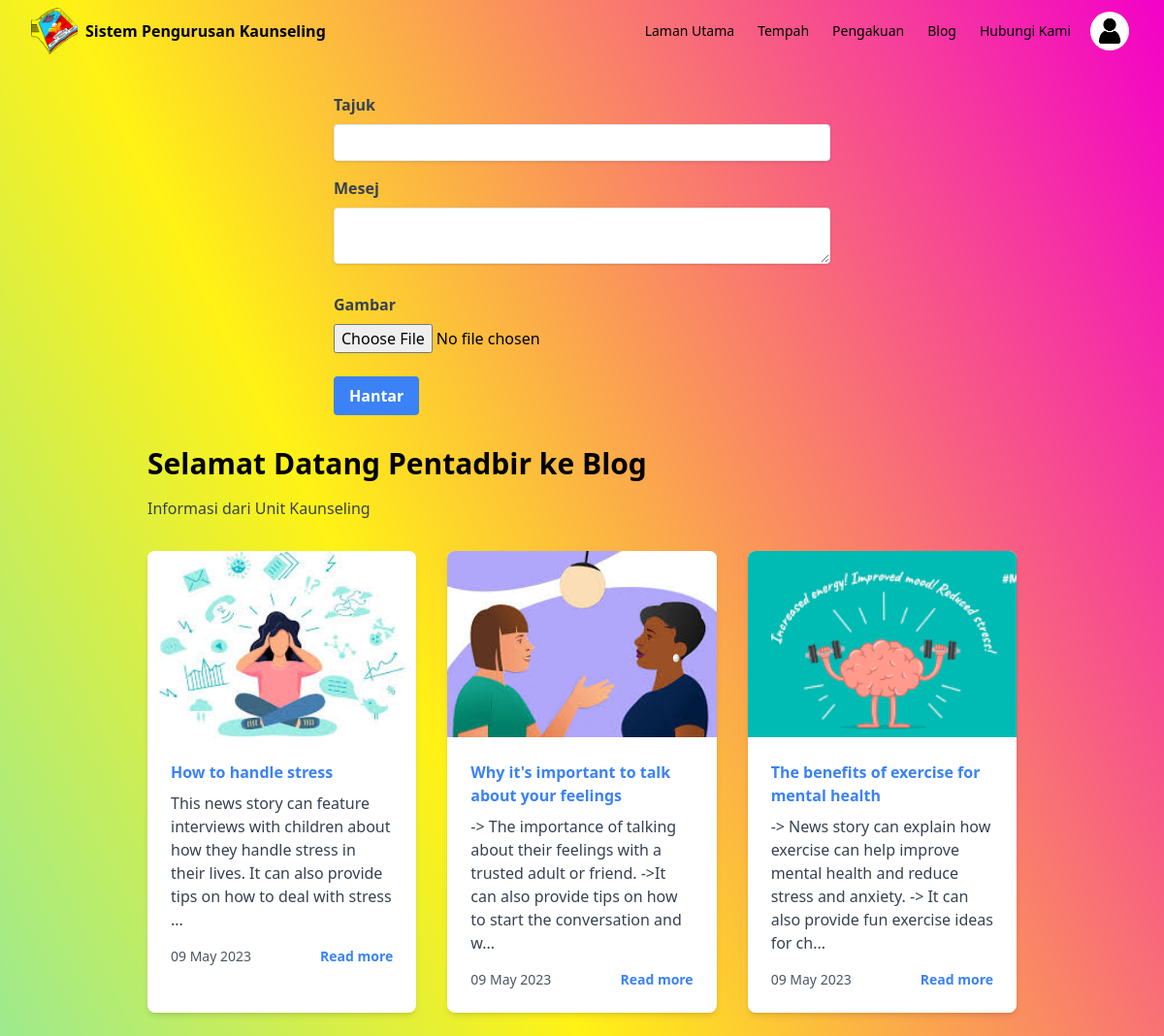
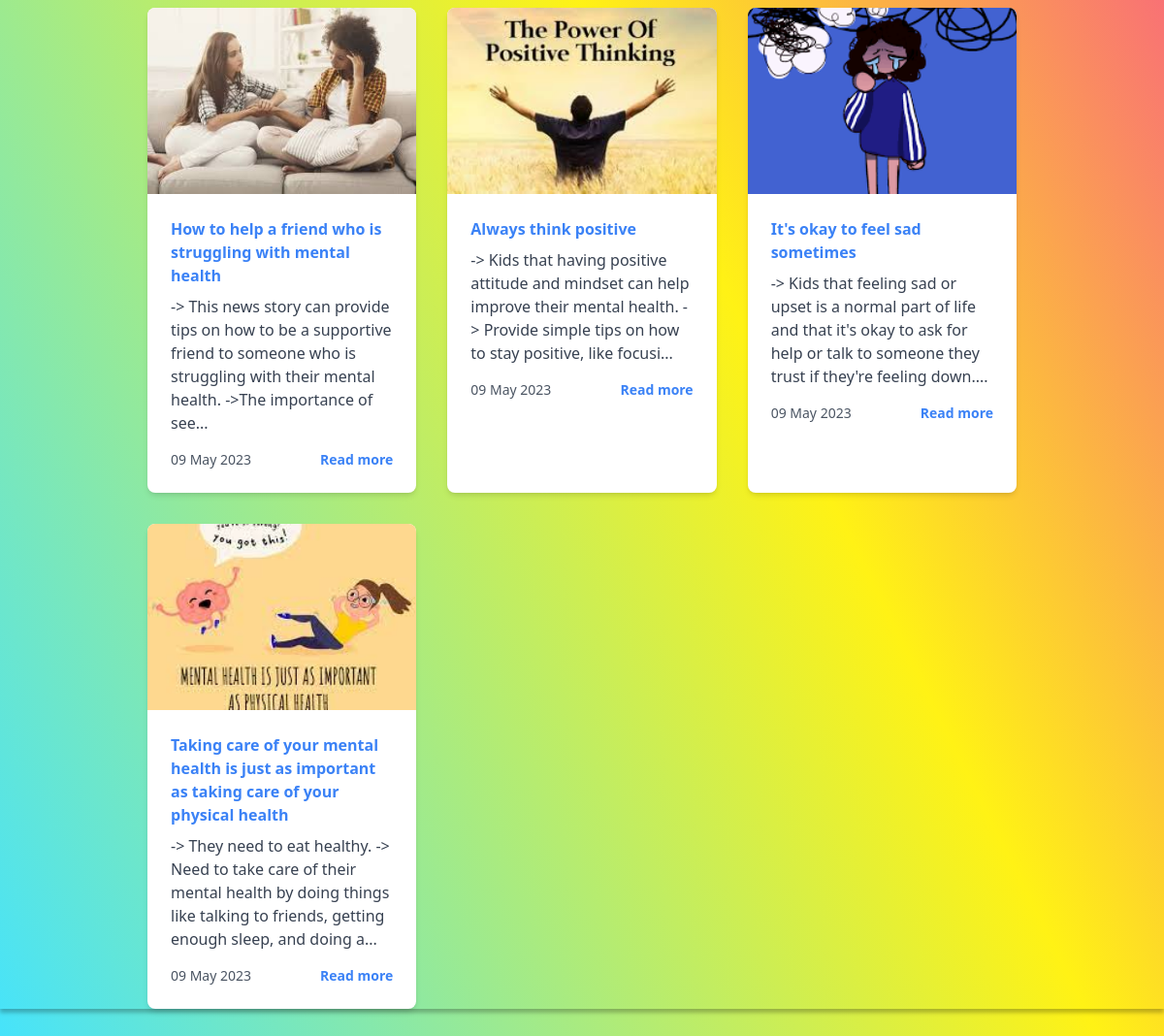
The app's page /adm_blog.php with its own data (2 pictures, top to bottom).
### tables this page shows
CREATE TABLE `blog_posts` (
  `id` int UNSIGNED NOT NULL,
  `post_title` varchar(255) NOT NULL,
  `post_content` longtext NOT NULL,
  `date_published` datetime DEFAULT CURRENT_TIMESTAMP,
  `post_image` varchar(255) NOT NULL
);

### adm_blog.php (the view, shortened to what this page needs)
<?php
include('Components/header.php');
include('Components/navbar.php');
$query2 = "SELECT * FROM blog_posts ORDER BY date_published";
$result2 = mysqli_query($connection, $query2);
?>
<form method="post" enctype="multipart/form-data" class="my-8 mx-auto max-w-lg">
    <div class="mb-4">
        <label for="post_title" class="block text-gray-700 font-bold mb-2">Tajuk</label>
        <input type="text" id="post_title" name="post_title" class="shadow appearance-none border rounded w-full py-2 px-3 text-gray-700 leading-tight focus:outline-none focus:shadow-outline">
    </div>
    <div class="mb-6">
        <label for="post_content" class="block text-gray-700 font-bold mb-2">Mesej</label>
        <textarea id="post_content" name="post_content" class="shadow appearance-none border rounded w-full py-2 px-3 text-gray-700 leading-tight focus:outline-none focus:shadow-outline"></textarea>
    </div>
    <div class="mb-6">
        <label for="post_image" class="block text-gray-700 font-bold mb-2">Gambar</label>
        <input type="file" id="post_image" name="post_image" accept="image/*">
    </div>
    <button type="submit" class="bg-blue-500 hover:bg-blue-700 text-white font-bold py-2 px-4 rounded focus:outline-none focus:shadow-outline">
        Hantar
    </button>
</form>
<div class="my-8 mx-auto max-w-4xl">
    <div>
        <h2 class="text-3xl font-bold mb-4">Selamat Datang Pentadbir ke Blog</h2>
        <p class="text-gray-700">Informasi dari Unit Kaunseling</p>
    </div>
    <div class="grid grid-cols-1 md:grid-cols-2 lg:grid-cols-3 gap-8 mt-8">
        <?php while ($row2 = mysqli_fetch_assoc($result2)) { ?>
            <div class="bg-white rounded-lg shadow-md overflow-hidden">
                <a href="#" class="block">
                    <img class="h-48 w-full object-cover object-center" src="uploads/<?php echo $row2['post_image']; ?>" alt="<?php echo $row2['post_title']; ?>">
                </a>
                <div class="p-6">
                    <a href="#" class="block text-blue-500 font-semibold mb-2"><?php echo $row2['post_title']; ?></a>
                    <p class="text-gray-700 mb-4"><?php echo substr($row2['post_content'], 0, 150); ?>...</p>
                    <div class="flex justify-between items-center">
                        <span class="text-gray-600 text-sm"><?php echo date('d M Y', strtotime($row2['date_published'])); ?></span>
                        <a href="blog_post.php?id=<?php echo $row2['id']; ?>" class="text-blue-500 text-sm font-semibold hover:text-blue-600">Read more</a>
                    </div>
                </div>
            </div>
        <?php }
        ?>
    </div>
</div>
<?php
include('Components/footer.php');
?>

### components/css/style.css (style rules this page uses)
body { min-height: 100vh; background: linear-gradient(243.47deg, #f300c9 0%, #fff215 50%, #46e3fb 100%); background-repeat: no-repeat; background-size: cover; box-shadow: 0px 4px 4px rgba(0, 0, 0, 0.25); }

### records on screen
blog_posts: post_image (picture), post_title "How to handle stress", post_content "This news story can feature interviews with children about how they handle stress in their lives. It can also provide tips on how to deal with stress", date_published "09 May 2023"
blog_posts: post_image (picture), post_title "Why it's important to talk about your feelings", post_content "-> The importance of talking about their feelings with a trusted adult or friend. ->It can also provide tips on how to start the conversation and w", date_published "09 May 2023"
blog_posts: post_image (picture), post_title "The benefits of exercise for mental health", post_content "-> News story can explain how exercise can help improve mental health and reduce stress and anxiety. -> It can also provide fun exercise ideas for ch", date_published "09 May 2023"
blog_posts: post_image (picture), post_title "How to help a friend who is struggling with mental health", post_content "-> This news story can provide tips on how to be a supportive friend to someone who is struggling with their mental health. ->The importance of see", date_published "09 May 2023"
blog_posts: post_image (picture), post_title "Always think positive", post_content "-> Kids that having positive attitude and mindset can help improve their mental health. -> Provide simple tips on how to stay positive, like focusi", date_published "09 May 2023"
blog_posts: post_image (picture), post_title "It's okay to feel sad sometimes", post_content "-> Kids that feeling sad or upset is a normal part of life and that it's okay to ask for help or talk to someone they trust if they're feeling down.", date_published "09 May 2023"
blog_posts: post_image (picture), post_title "Taking care of your mental health is just as important as taking care of your physical health", post_content "-> They need to eat healthy. -> Need to take care of their mental health by doing things like talking to friends, getting enough sleep, and doing a", date_published "09 May 2023"

### other values on screen
$link['name'] "Laman Utama"
$link['name'] "Tempah"
$link['name'] "Pengakuan"
$link['name'] "Blog"
$link['name'] "Hubungi Kami"
